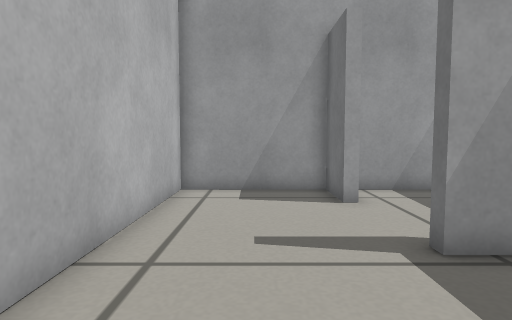
[1] (above)

12 first-person views from a walk through a Gazebo world. The camera is 0.35 m above the floor, tilts 4° down and sees 75° across. The floor is counted in squares, 0.2 m on a side. Each view is taken from the middle of a square. On the plan, view 1 faces up. The plan holds only what a view shows up to about 17 squares ahead; the rest is blank.

[2]
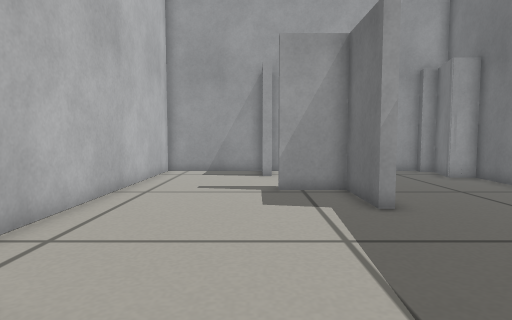

[3]
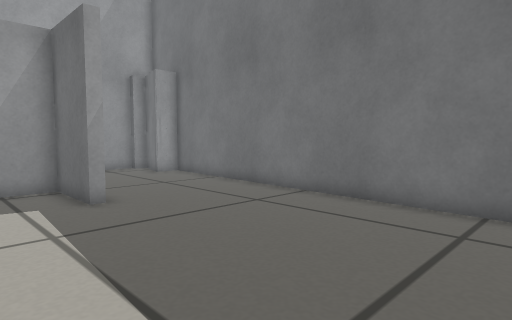

[4]
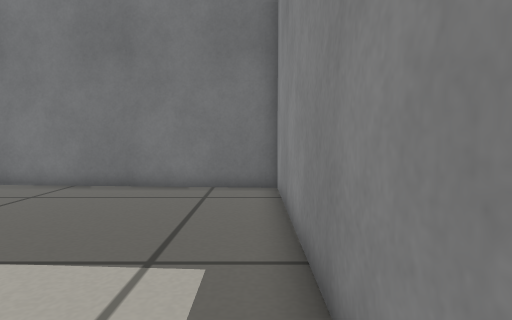

[5]
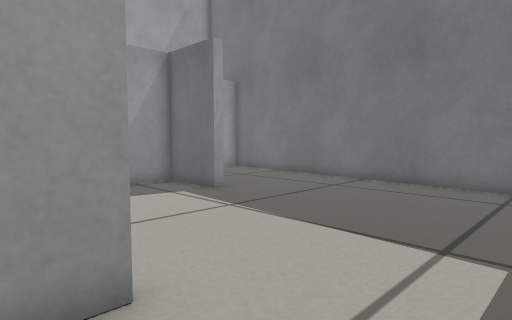

[6]
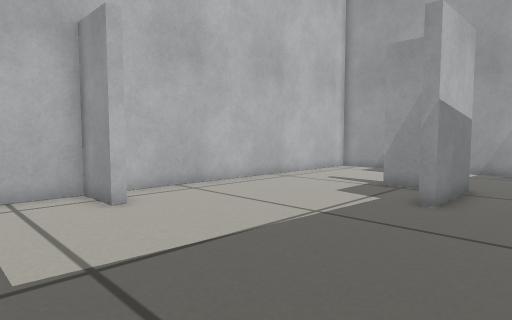

[7]
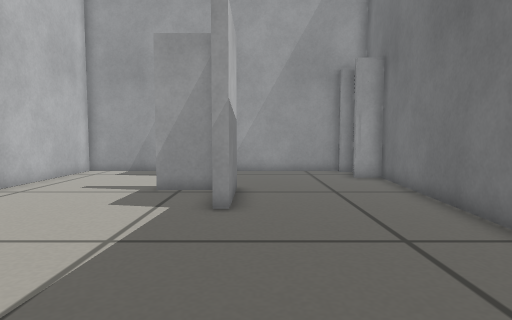

[8]
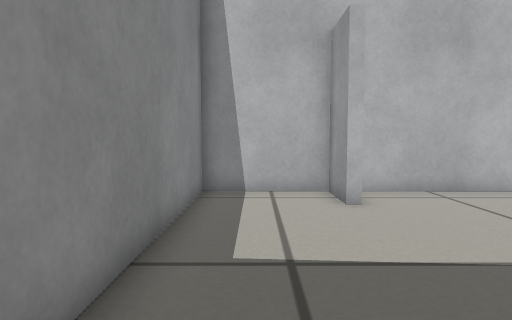

[9]
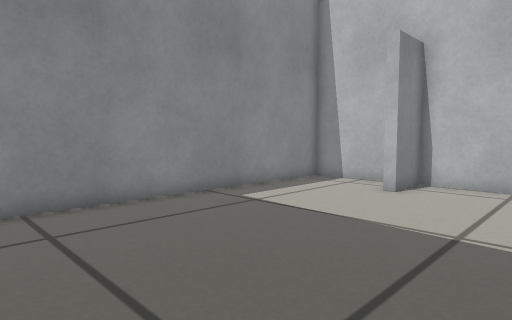

[10]
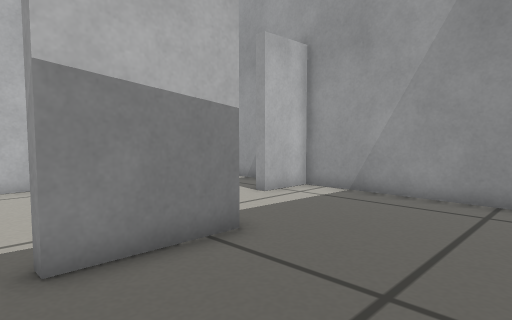

[11]
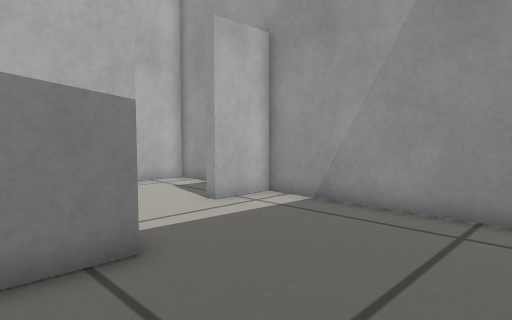

[12]
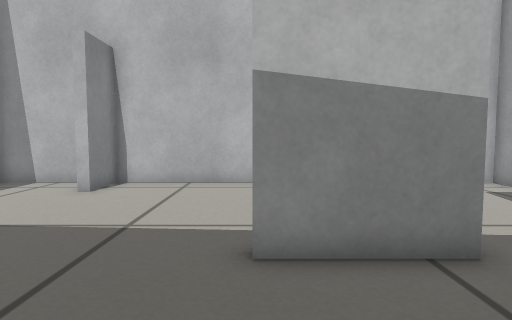

### Floor plan
Points are (right, up) in squares from view 1. A wall is a line through its corners. A room is listed if a view was taken in it or the views show most of it. See-through windows are left out.
Room 1 (views 1, 2, 3, 4, 5, 6, 7, 8, 9, 10, 11, 12)
walls: (5.4, 5.2) (5.4, 1.9) (5, 1.9) (5, 4.8) (2.8, 4.8) (2.8, 5.2); (10.2, 10.8) (2.7, 10.9) (2.7, 8.7) (2.3, 8.7) (2.3, 10.9) (-2.5, 10.9) (-2.5, -3.3) (-0.5, -3.3) (-0.5, -3.7) (-2.6, -3.7) (-2.6, -7.7) (10.3, -7.7) (11.3, 8) (10.2, 8) (10.8, 10.3) (10.2, 10.4)

Where each view was taken, in squares from view 1:
view 1: 0 up, 0 right, facing up
view 2: 6 down, 2 right, facing up
view 3: 7 down, 2 right, facing up-right
view 4: 7 down, 1 left, facing right
view 5: 7 down, 2 left, facing up-right
view 6: 7 down, 8 right, facing up-left
view 7: 6 down, 6 right, facing up
view 8: 6 down, 8 right, facing left
view 9: 1 up, 10 right, facing down-left
view 10: 1 up, 10 right, facing up-left
view 11: 3 up, 10 right, facing up-left
view 12: 2 up, 10 right, facing left
